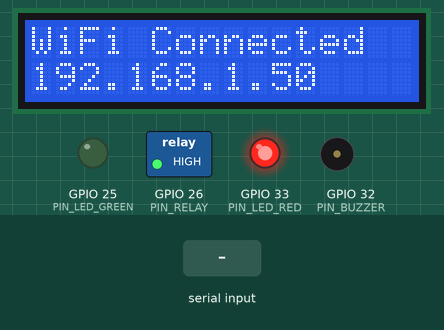
The sketch below on a simulated ESP32. Parts: 16×2 character LCD, switched loads named in the sketch (green lamp = pin HIGH), output pins drawn as LEDs (lit = HIGH), buzzer (waves = sounding). The test bench sets the inputs (shaded band). WiFi joins after 1.5 s; servers stay silent unless stated; no MQTT or app messages arrive unless stated; what the sketch prints to the serial monitor is not drawn.

Above: at 2.7 s.
At 4.8 s:
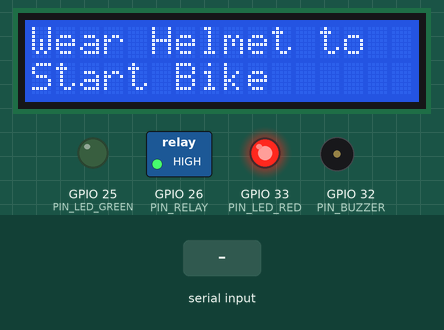
4.9 s: "IGNITION:ON\n" received over Serial
At 5.9 s:
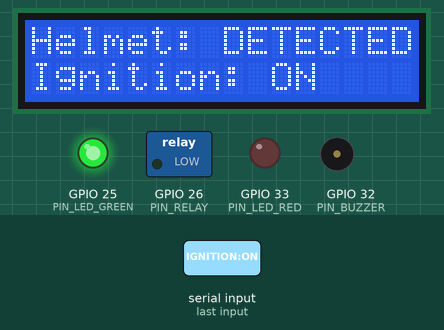
6.8 s: "IGNITION:OFF\n" received over Serial
At 6.99 s:
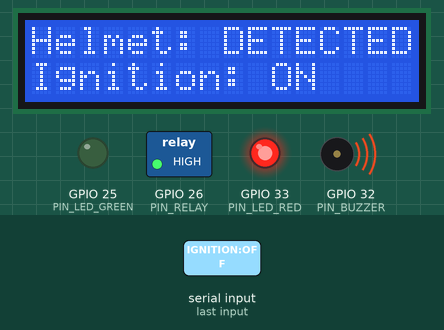
Timing chart, 0 to 9.8 s (numbered marks = the images above; inputs shaded):
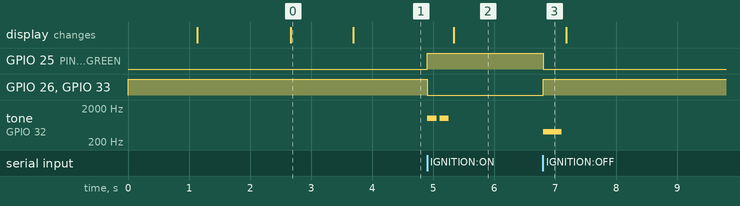

The sketch:

helmet_ignition_esp32.ino
```cpp
/*
 * Smart Helmet Bike Ignition System — ESP32 Firmware
 * Author: Final Year Project Team
 *
 * Receives ignition commands from Raspberry Pi via:
 *   - Serial UART (USB cable)
 *   - WiFi/MQTT (wireless)
 *
 * Controls:
 *   - Relay module → Bike ignition relay
 *   - LED indicators (Green = ON, Red = OFF)
 *   - LCD display (I2C 16x2)
 *   - Buzzer (alert tones)
 *
 * Pin Map (ESP32 DevKit V1):
 *   GPIO 26 → Relay IN (Active LOW)
 *   GPIO 25 → Green LED (Ignition Enabled)
 *   GPIO 33 → Red LED   (Ignition Locked)
 *   GPIO 32 → Buzzer
 *   GPIO 21 → SDA (LCD I2C)
 *   GPIO 22 → SCL (LCD I2C)
 *   GPIO 1  → TX (Serial to Pi)
 *   GPIO 3  → RX (Serial from Pi)
 */

// ─────────────────────────────────────────────
// LIBRARIES
// ─────────────────────────────────────────────
#include <Arduino.h>
#include <Wire.h>
#include <LiquidCrystal_I2C.h>

// WiFi + MQTT (optional — comment out if using serial only)
#include <WiFi.h>
#include <PubSubClient.h>

// ─────────────────────────────────────────────
// CONFIGURATION — EDIT THESE
// ─────────────────────────────────────────────
#define USE_WIFI       true     // Set false for serial-only mode
#define USE_SERIAL     true     // Always keep true for debugging

const char* WIFI_SSID     = "YourWiFiSSID";
const char* WIFI_PASSWORD = "YourWiFiPassword";
const char* MQTT_SERVER   = "192.168.1.100";
const int   MQTT_PORT     = 1883;
const char* MQTT_TOPIC_SUB  = "helmet/ignition";
const char* MQTT_TOPIC_PUB  = "helmet/esp32/status";
const char* MQTT_CLIENT_ID  = "ESP32_HelmetSystem";

// ─────────────────────────────────────────────
// HARDWARE PINS
// ─────────────────────────────────────────────
#define PIN_RELAY       26   // Active LOW relay
#define PIN_LED_GREEN   25
#define PIN_LED_RED     33
#define PIN_BUZZER      32
#define PIN_LCD_SDA     21
#define PIN_LCD_SCL     22

// ─────────────────────────────────────────────
// CONSTANTS
// ─────────────────────────────────────────────
#define RELAY_ON        LOW    // Most relay modules are active LOW
#define RELAY_OFF       HIGH
#define SERIAL_BAUD     115200
#define WATCHDOG_MS     30000  // Lock ignition if no signal for 30 sec
#define BUZZER_FREQ_ON  1000
#define BUZZER_FREQ_OFF 400

// ─────────────────────────────────────────────
// OBJECTS
// ─────────────────────────────────────────────
LiquidCrystal_I2C lcd(0x27, 16, 2);   // I2C address 0x27 (check with scanner)

WiFiClient   wifiClient;
PubSubClient mqttClient(wifiClient);

// ─────────────────────────────────────────────
// STATE
// ─────────────────────────────────────────────
bool  ignitionEnabled  = false;
bool  helmetDetected   = false;
unsigned long lastSignalMs = 0;
unsigned long systemStartMs = 0;

String serialBuffer = "";

// ─────────────────────────────────────────────
// FUNCTION PROTOTYPES
// ─────────────────────────────────────────────
void setupPins();
void setupLCD();
void setupWiFi();
void setupMQTT();
void handleSerial();
void handleMQTT();
void setIgnition(bool enable, const char* source);
void updateLCD(const char* line1, const char* line2);
void beep(int freq, int durationMs, int times = 1);
void checkWatchdog();
void publishStatus();
void mqttCallback(char* topic, byte* payload, unsigned int length);
void reconnectMQTT();

// ─────────────────────────────────────────────
// SETUP
// ─────────────────────────────────────────────
void setup() {
  Serial.begin(SERIAL_BAUD);
  systemStartMs = millis();

  Serial.println("\n========================================");
  Serial.println("  Smart Helmet Ignition System");
  Serial.println("  ESP32 Firmware v1.0");
  Serial.println("========================================");

  setupPins();
  setupLCD();

  updateLCD("Helmet System", "Initializing...");
  delay(1000);

  if (USE_WIFI) {
    setupWiFi();
    setupMQTT();
  }

  // Start in locked state
  setIgnition(false, "BOOT");
  updateLCD("Wear Helmet to", "Start Bike");
  Serial.println("[READY] System ready. Waiting for detection signal.");
}

// ─────────────────────────────────────────────
// MAIN LOOP
// ─────────────────────────────────────────────
void loop() {
  if (USE_SERIAL) {
    handleSerial();
  }

  if (USE_WIFI && mqttClient.connected()) {
    mqttClient.loop();
  } else if (USE_WIFI) {
    reconnectMQTT();
  }

  checkWatchdog();
  delay(10);
}

// ─────────────────────────────────────────────
// PIN SETUP
// ─────────────────────────────────────────────
void setupPins() {
  pinMode(PIN_RELAY,     OUTPUT);
  pinMode(PIN_LED_GREEN, OUTPUT);
  pinMode(PIN_LED_RED,   OUTPUT);
  pinMode(PIN_BUZZER,    OUTPUT);

  // Safe defaults
  digitalWrite(PIN_RELAY,     RELAY_OFF);
  digitalWrite(PIN_LED_GREEN, LOW);
  digitalWrite(PIN_LED_RED,   HIGH);   // Red ON = locked
  digitalWrite(PIN_BUZZER,    LOW);
}

// ─────────────────────────────────────────────
// LCD SETUP
// ─────────────────────────────────────────────
void setupLCD() {
  Wire.begin(PIN_LCD_SDA, PIN_LCD_SCL);
  lcd.init();
  lcd.backlight();
  lcd.clear();
}

// ─────────────────────────────────────────────
// WIFI SETUP
// ─────────────────────────────────────────────
void setupWiFi() {
  Serial.print("[WiFi] Connecting to: ");
  Serial.println(WIFI_SSID);
  updateLCD("WiFi Connecting", WIFI_SSID);

  WiFi.begin(WIFI_SSID, WIFI_PASSWORD);
  int attempts = 0;
  while (WiFi.status() != WL_CONNECTED && attempts < 20) {
    delay(500);
    Serial.print(".");
    attempts++;
  }

  if (WiFi.status() == WL_CONNECTED) {
    Serial.println("\n[WiFi] Connected!");
    Serial.print("[WiFi] IP: ");
    Serial.println(WiFi.localIP());
    updateLCD("WiFi Connected", WiFi.localIP().toString().c_str());
  } else {
    Serial.println("\n[WiFi] Failed. Serial-only mode.");
    updateLCD("WiFi Failed", "Serial Mode");
  }
  delay(1000);
}

// ─────────────────────────────────────────────
// MQTT SETUP
// ─────────────────────────────────────────────
void setupMQTT() {
  mqttClient.setServer(MQTT_SERVER, MQTT_PORT);
  mqttClient.setCallback(mqttCallback);
  reconnectMQTT();
}

void reconnectMQTT() {
  if (mqttClient.connected()) return;
  if (millis() - lastSignalMs < 5000) return;  // Retry delay

  Serial.print("[MQTT] Connecting...");
  if (mqttClient.connect(MQTT_CLIENT_ID)) {
    Serial.println(" connected!");
    mqttClient.subscribe(MQTT_TOPIC_SUB);
    Serial.print("[MQTT] Subscribed: ");
    Serial.println(MQTT_TOPIC_SUB);
  } else {
    Serial.print(" failed, rc=");
    Serial.println(mqttClient.state());
  }
}

// ─────────────────────────────────────────────
// MQTT CALLBACK
// ─────────────────────────────────────────────
void mqttCallback(char* topic, byte* payload, unsigned int length) {
  String message = "";
  for (unsigned int i = 0; i < length; i++) {
    message += (char)payload[i];
  }

  Serial.print("[MQTT] Received on ");
  Serial.print(topic);
  Serial.print(": ");
  Serial.println(message);

  lastSignalMs = millis();

  // Parse simple JSON: {"ignition": true/false, ...}
  if (message.indexOf("\"ignition\": true") >= 0 ||
      message.indexOf("\"ignition\":true") >= 0) {
    setIgnition(true, "MQTT");
  } else if (message.indexOf("\"ignition\": false") >= 0 ||
             message.indexOf("\"ignition\":false") >= 0) {
    setIgnition(false, "MQTT");
  }
}

// ─────────────────────────────────────────────
// SERIAL HANDLER
// ─────────────────────────────────────────────
void handleSerial() {
  while (Serial.available()) {
    char c = Serial.read();
    if (c == '\n' || c == '\r') {
      if (serialBuffer.length() > 0) {
        processCommand(serialBuffer);
        serialBuffer = "";
      }
    } else {
      serialBuffer += c;
    }
  }
}

void processCommand(String cmd) {
  cmd.trim();
  cmd.toUpperCase();

  Serial.print("[CMD] Received: ");
  Serial.println(cmd);

  lastSignalMs = millis();

  if (cmd == "IGNITION:ON") {
    setIgnition(true, "SERIAL");
  } else if (cmd == "IGNITION:OFF") {
    setIgnition(false, "SERIAL");
  } else if (cmd == "STATUS") {
    publishStatus();
  } else if (cmd == "PING") {
    Serial.println("PONG");
  } else {
    Serial.print("[CMD] Unknown command: ");
    Serial.println(cmd);
  }
}

// ─────────────────────────────────────────────
// IGNITION CONTROL — CORE FUNCTION
// ─────────────────────────────────────────────
void setIgnition(bool enable, const char* source) {
  if (enable == ignitionEnabled) return;  // No change

  ignitionEnabled = enable;
  Serial.print("[IGNITION] ");
  Serial.print(enable ? "ENABLED" : "DISABLED");
  Serial.print(" (source: ");
  Serial.print(source);
  Serial.println(")");

  if (enable) {
    // ── ENABLE IGNITION ──
    digitalWrite(PIN_RELAY,     RELAY_ON);
    digitalWrite(PIN_LED_GREEN, HIGH);
    digitalWrite(PIN_LED_RED,   LOW);
    beep(BUZZER_FREQ_ON, 150, 2);
    updateLCD("Helmet: DETECTED", "Ignition: ON  ");
    helmetDetected = true;
  } else {
    // ── DISABLE IGNITION ──
    digitalWrite(PIN_RELAY,     RELAY_OFF);
    digitalWrite(PIN_LED_GREEN, LOW);
    digitalWrite(PIN_LED_RED,   HIGH);
    beep(BUZZER_FREQ_OFF, 300, 1);
    updateLCD("Wear Helmet to", "Start Bike");
    helmetDetected = false;
  }

  publishStatus();
}

// ─────────────────────────────────────────────
// WATCHDOG — Lock if no signal received
// ─────────────────────────────────────────────
void checkWatchdog() {
  if (!ignitionEnabled) return;
  if (millis() - lastSignalMs > WATCHDOG_MS) {
    Serial.println("[WATCHDOG] No signal for 30s. Locking ignition.");
    setIgnition(false, "WATCHDOG");
    updateLCD("Signal Lost!", "Ignition Locked");
  }
}

// ─────────────────────────────────────────────
// LCD UPDATE
// ─────────────────────────────────────────────
void updateLCD(const char* line1, const char* line2) {
  lcd.clear();
  lcd.setCursor(0, 0);
  lcd.print(line1);
  lcd.setCursor(0, 1);
  lcd.print(line2);
}

// ─────────────────────────────────────────────
// BUZZER
// ─────────────────────────────────────────────
void beep(int freq, int durationMs, int times) {
  for (int i = 0; i < times; i++) {
    tone(PIN_BUZZER, freq, durationMs);
    delay(durationMs + 50);
  }
  noTone(PIN_BUZZER);
}

// ─────────────────────────────────────────────
// PUBLISH STATUS
// ─────────────────────────────────────────────
void publishStatus() {
  unsigned long uptime = (millis() - systemStartMs) / 1000;
  char payload[200];
  snprintf(payload, sizeof(payload),
    "{\"ignition\":%s,\"helmet\":%s,\"uptime_s\":%lu,\"source\":\"ESP32\"}",
    ignitionEnabled ? "true" : "false",
    helmetDetected  ? "true" : "false",
    uptime
  );

  Serial.print("[STATUS] ");
  Serial.println(payload);

  if (mqttClient.connected()) {
    mqttClient.publish(MQTT_TOPIC_PUB, payload);
  }
}
```

Measured:
- after the input at 4.9 s, GPIO 25 (PIN_LED_GREEN): LOW → HIGH at once; GPIO 26 (PIN_RELAY), GPIO 33 (PIN_LED_RED): HIGH → LOW at once; tone on GPIO 32 (PIN_BUZZER): alternates 1000 Hz for 0.15 s and silent for 0.05 s, 4 changes in all, then stays silent, starting at once; the display: changes after 0.44 s (image 2)
- after the input at 6.8 s, GPIO 25 (PIN_LED_GREEN): HIGH → LOW at once; GPIO 26 (PIN_RELAY), GPIO 33 (PIN_LED_RED): LOW → HIGH at once; tone on GPIO 32 (PIN_BUZZER): silent → 400 Hz at once, → silent 0.30 s later
- what the display in image 0 shows lasts 1.0 s, from 2.7 s to 3.7 s
